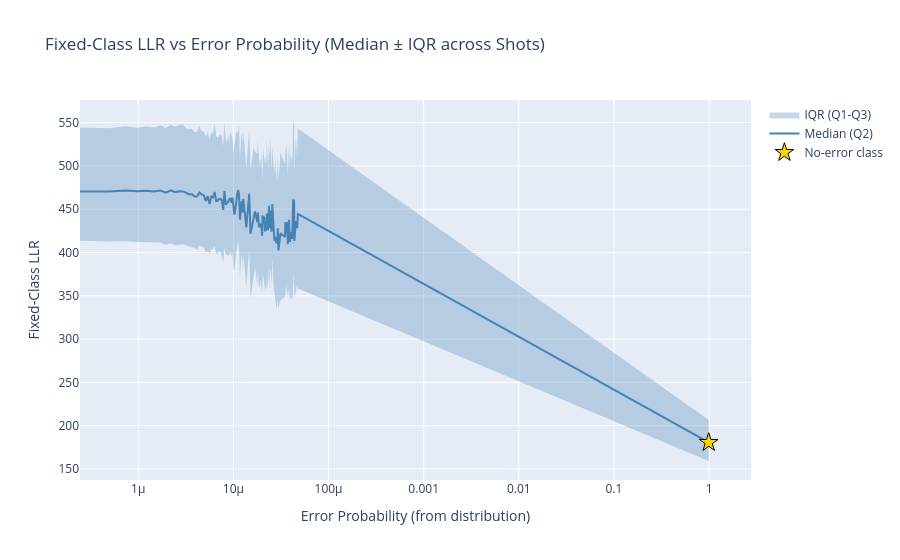

Write notebook code for a chart like this one.
### Code cell
# ==============================================================================
# LLR vs Error Probability (aggregated across shots)
# ==============================================================================

# Compute Q1, Q2 (median), Q3 for each error probability
llr_by_prob = df_results.groupby("error_prob")["fixed_llr"].agg(
    Q1=lambda x: x.quantile(0.25),
    Q2=lambda x: x.quantile(0.50),
    Q3=lambda x: x.quantile(0.75),
).reset_index()

# Sort by probability for proper line plotting
llr_by_prob = llr_by_prob.sort_values("error_prob")

fig = go.Figure()

# Error band (Q1 to Q3)
fig.add_trace(go.Scatter(
    x=np.concatenate([llr_by_prob["error_prob"], llr_by_prob["error_prob"][::-1]]),
    y=np.concatenate([llr_by_prob["Q3"], llr_by_prob["Q1"][::-1]]),
    fill="toself",
    fillcolor="rgba(70, 130, 180, 0.3)",
    line=dict(width=0),
    name="IQR (Q1-Q3)",
    hoverinfo="skip",
))

# Median line (Q2)
fig.add_trace(go.Scatter(
    x=llr_by_prob["error_prob"],
    y=llr_by_prob["Q2"],
    mode="lines",
    name="Median (Q2)",
    line=dict(color="steelblue", width=2),
    hovertemplate="Prob: %{x:.2e}<br>Median LLR: %{y:.2f}<extra></extra>",
))

# Mark the no-error class (highest probability) with a star
no_error_prob = df_results[df_results["error_index"] == 0]["error_prob"].iloc[0]
no_error_stats = llr_by_prob[llr_by_prob["error_prob"] == no_error_prob]
if len(no_error_stats) > 0:
    fig.add_trace(go.Scatter(
        x=no_error_stats["error_prob"],
        y=no_error_stats["Q2"],
        mode="markers",
        marker=dict(color="gold", size=14, symbol="star", line=dict(width=1, color="black")),
        name="No-error class",
        hovertemplate="No error<br>Prob: %{x:.2e}<br>Median LLR: %{y:.2f}<extra></extra>",
    ))

fig.update_layout(
    title="Fixed-Class LLR vs Error Probability (Median ± IQR across Shots)",
    xaxis_title="Error Probability (from distribution)",
    xaxis_type="log",
    yaxis_title="Fixed-Class LLR",
    hovermode="closest",
)

fig.show()

### Figure 1 — Plotly figure (JSON) as saved in the notebook; plotly's stock layout.template omitted (floating-point values rounded to 4 significant figures; data arrays with more than 128 entries replaced by an {"elided": "..."} marker saying what was removed)
{"data": [{"fill": "toself", "fillcolor": "rgba(70, 130, 180, 0.3)", "hoverinfo": "skip", "line": {"width": 0}, "name": "IQR (Q1-Q3)", "type": "scatter", "x": {"elided": "238 float values"}, "y": {"elided": "238 float values"}}, {"hovertemplate": "Prob: %{x:.2e}<br>Median LLR: %{y:.2f}<extra></extra>", "line": {"color": "steelblue", "width": 2}, "mode": "lines", "name": "Median (Q2)", "type": "scatter", "x": [0.0, 2.441e-07, 4.883e-07, 7.324e-07, 9.766e-07, 1.221e-06, 1.465e-06, 1.709e-06, 1.953e-06, 2.197e-06, 2.441e-06, 2.686e-06, 2.93e-06, 3.174e-06, 3.418e-06, 3.662e-06, 3.906e-06, 4.15e-06, 4.395e-06, 4.639e-06, 4.883e-06, 5.127e-06, 5.371e-06, 5.615e-06, 5.859e-06, 6.104e-06, 6.348e-06, 6.592e-06, 6.836e-06, 7.08e-06, 7.324e-06, 7.568e-06, 7.813e-06, 8.057e-06, 8.301e-06, 8.545e-06, 8.789e-06, 9.033e-06, 9.277e-06, 9.521e-06, 9.766e-06, 1.001e-05, 1.025e-05, 1.05e-05, 1.074e-05, 1.099e-05, 1.123e-05, 1.147e-05, 1.172e-05, 1.221e-05, 1.245e-05, 1.27e-05, 1.367e-05, 1.465e-05, 1.514e-05, 1.636e-05, 1.685e-05, 1.782e-05, 1.807e-05, 1.855e-05, 1.88e-05, 1.904e-05, 1.929e-05, 1.953e-05, 1.978e-05, 2.002e-05, 2.026e-05, 2.051e-05, 2.075e-05, 2.1e-05, 2.124e-05, 2.148e-05, 2.173e-05, 2.197e-05, 2.222e-05, 2.246e-05, 2.271e-05, 2.295e-05, 2.319e-05, 2.344e-05, 2.368e-05, 2.393e-05, 2.417e-05, 2.441e-05, 2.466e-05, 2.515e-05, 2.539e-05, 2.563e-05, 2.637e-05, 2.71e-05, 2.759e-05, 2.832e-05, 2.905e-05, 2.93e-05, 2.979e-05, 3.125e-05, 3.491e-05, 3.516e-05, 3.564e-05, 3.613e-05, 3.662e-05, 3.735e-05, 3.76e-05, 3.784e-05, 3.809e-05, 3.833e-05, 3.931e-05, 3.979e-05, 4.053e-05, 4.126e-05, 4.15e-05, 4.199e-05, 4.248e-05, 4.346e-05, 4.37e-05, 4.541e-05, 4.688e-05, 4.761e-05, 0.9905], "y": [471.3, 471.1, 470.5, 471.6, 470.7, 471.3, 470.6, 471.6, 469.2, 471.9, 469.7, 470.8, 470.6, 469.1, 467.1, 467.5, 464.7, 464.6, 469.3, 467.2, 466.0, 459.5, 465.1, 456.0, 464.7, 463.5, 470.0, 459.5, 459.6, 462.0, 461.9, 460.0, 449.2, 471.0, 455.5, 456.7, 459.8, 460.8, 462.7, 457.5, 463.3, 450.4, 443.7, 450.8, 463.2, 468.3, 471.9, 466.6, 437.9, 459.1, 446.2, 462.0, 428.9, 467.8, 421.6, 439.7, 447.5, 435.3, 446.1, 430.6, 429.1, 430.8, 433.2, 433.4, 428.4, 419.4, 442.9, 440.9, 435.9, 441.4, 431.7, 424.3, 436.4, 424.8, 430.4, 445.0, 433.5, 426.2, 426.9, 440.8, 453.8, 428.4, 440.6, 448.1, 436.1, 424.0, 435.9, 455.9, 430.7, 413.4, 418.0, 410.4, 417.0, 428.0, 402.4, 422.1, 417.8, 435.1, 422.7, 434.5, 433.7, 409.4, 421.1, 424.8, 416.4, 437.7, 412.0, 423.9, 417.8, 418.6, 415.6, 434.1, 461.2, 459.2, 413.4, 436.3, 428.2, 444.6, 180.5]}, {"hovertemplate": "No error<br>Prob: %{x:.2e}<br>Median LLR: %{y:.2f}<extra></extra>", "marker": {"color": "gold", "line": {"color": "black", "width": 1}, "size": 14, "symbol": "star"}, "mode": "markers", "name": "No-error class", "type": "scatter", "x": [0.9905], "y": [180.5]}], "layout": {"hovermode": "closest", "title": {"text": "Fixed-Class LLR vs Error Probability (Median ± IQR across Shots)"}, "xaxis": {"title": {"text": "Error Probability (from distribution)"}, "type": "log"}, "yaxis": {"title": {"text": "Fixed-Class LLR"}}}}
